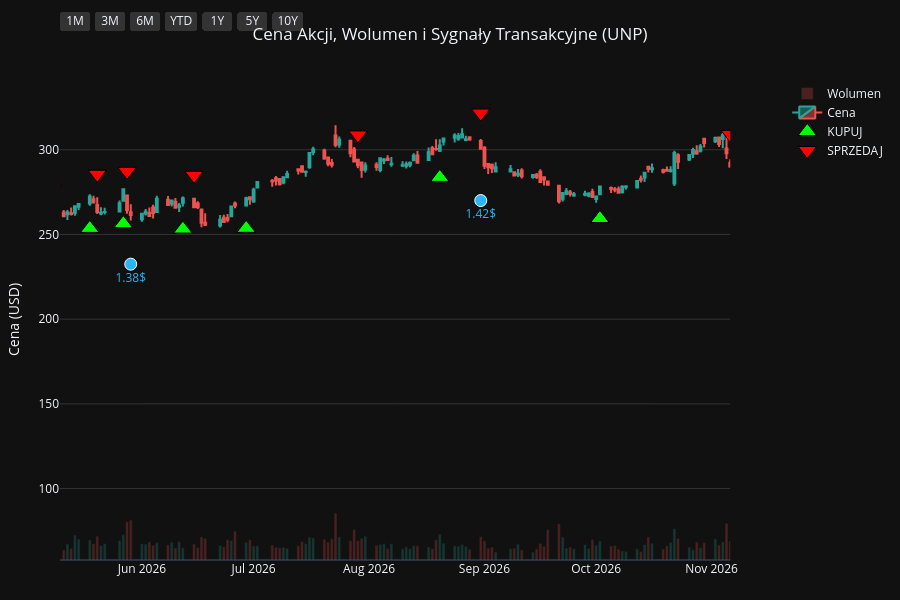
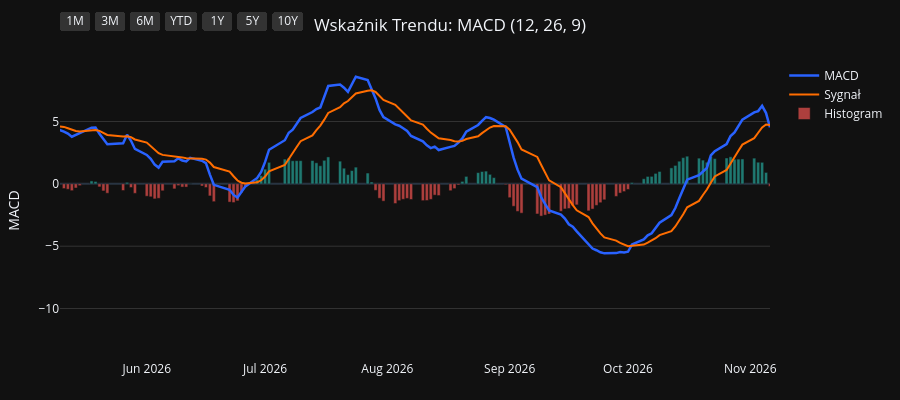
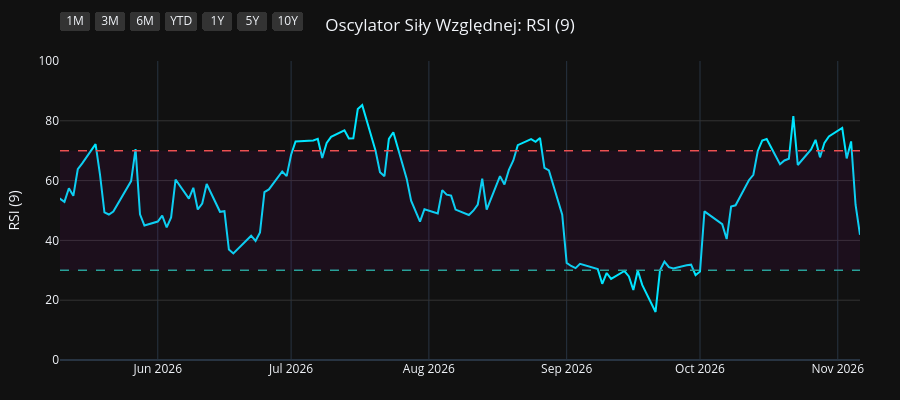
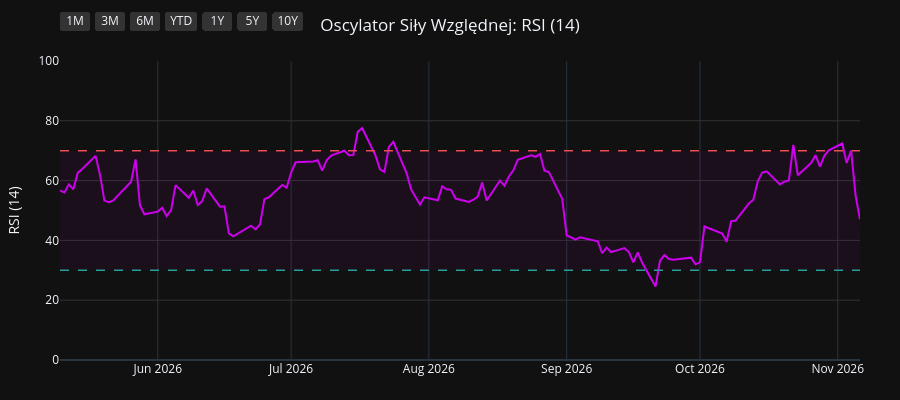

These figures' notebook cell, in order:
### Code cell
import os
import yfinance as yf
import pandas as pd
import pandas_ta as ta
import plotly.graph_objects as go
from plotly.subplots import make_subplots

# 1. Pobranie i przygotowanie danych
symbol = os.environ.get("STOCK_TICKER", "").strip().upper()
if not symbol:
    raise RuntimeError("Set STOCK_TICKER before running price_extractor.ipynb")
df = yf.Ticker(symbol).history(period="10y")
df.index = df.index.tz_localize(None)

# Wskaźniki i sygnały
df.ta.macd(fast=12, slow=26, signal=9, append=True)
df.ta.rsi(length=9, append=True)
df.ta.rsi(length=14, append=True)
df.ta.rsi(length=21, append=True)
df.dropna(inplace=True)

macd = df['MACD_12_26_9']
signal = df['MACDs_12_26_9']
wczorajszy_macd = macd.shift(1)
wczorajszy_signal = signal.shift(1)

df['Decyzja'] = 'BRAK'
df.loc[(macd > signal) & (wczorajszy_macd <= wczorajszy_signal), 'Decyzja'] = 'KUPUJ'
df.loc[(macd < signal) & (wczorajszy_macd >= wczorajszy_signal), 'Decyzja'] = 'SPRZEDAJ'

df_kupuj = df[df['Decyzja'] == 'KUPUJ']
df_sprzedaj = df[df['Decyzja'] == 'SPRZEDAJ']
df_dywidendy = df[df['Dividends'] > 0]
df_splity = df[df['Stock Splits'] > 0]

# Wspólna konfiguracja osi X
konfiguracja_osi_x = dict(
    type="date",
    showspikes=True, spikemode="across", spikesnap="cursor", spikedash="dot", spikecolor="#ffffff", spikethickness=1, hoverformat="%Y-%m-%d",
    rangeselector=dict(
        buttons=list([
            dict(count=1, label="1M", step="month", stepmode="backward"),
            dict(count=3, label="3M", step="month", stepmode="backward"),
            dict(count=6, label="6M", step="month", stepmode="backward"),
            dict(count=1, label="YTD", step="year", stepmode="todate"),
            dict(count=1, label="1Y", step="year", stepmode="backward"),
            dict(count=5, label="5Y", step="year", stepmode="backward"),
            dict(step="all", label="10Y")
        ]),
        bgcolor="#333333", activecolor="#2962ff", x=0, y=1.1
    )
)

# ==========================================
# WYKRES 1: CENA + WOLUMEN + SYGNAŁY
# ==========================================
fig1 = make_subplots(specs=[[{"secondary_y": True}]])

kolory_wolumenu = ['#26a69a' if row['Close'] >= row['Open'] else '#ef5350' for index, row in df.iterrows()]
fig1.add_trace(go.Bar(x=df.index, y=df['Volume'], marker_color=kolory_wolumenu, opacity=0.25, name='Wolumen'), secondary_y=True)
fig1.add_trace(go.Candlestick(x=df.index, open=df['Open'], high=df['High'], low=df['Low'], close=df['Close'], name='Cena', increasing_line_color='#26a69a', decreasing_line_color='#ef5350'), secondary_y=False)
fig1.add_trace(go.Scatter(x=df_kupuj.index, y=df_kupuj['Low'] * 0.95, customdata=df_kupuj[['Low', 'High']], mode='markers', marker=dict(symbol='triangle-up', size=16, color='#00ff00', line=dict(width=1, color='black')), name='KUPUJ', hovertemplate='KUPUJ<br>Najniższa: %{customdata[0]:.2f}<br>Najwyższa: %{customdata[1]:.2f}<extra></extra>'), secondary_y=False)
fig1.add_trace(go.Scatter(x=df_sprzedaj.index, y=df_sprzedaj['High'] * 1.05, customdata=df_sprzedaj[['Low', 'High']], mode='markers', marker=dict(symbol='triangle-down', size=16, color='#ff0000', line=dict(width=1, color='black')), name='SPRZEDAJ', hovertemplate='SPRZEDAJ<br>Najniższa: %{customdata[0]:.2f}<br>Najwyższa: %{customdata[1]:.2f}<extra></extra>'), secondary_y=False)

if not df_dywidendy.empty:
    fig1.add_trace(go.Scatter(x=df_dywidendy.index, y=df_dywidendy['Low'] * 0.90, mode='markers+text', marker=dict(symbol='circle', size=12, color='#29b6f6', line=dict(width=1, color='white')), text=df_dywidendy['Dividends'].apply(lambda x: f"{x}$"), textposition="bottom center", name='Dywidenda', showlegend=False, hovertemplate='Dywidenda: %{text}<extra></extra>', textfont=dict(color="#29b6f6")), secondary_y=False)
if not df_splity.empty:
                    fig1.add_trace(go.Scatter(x=df_splity.index, y=df_splity['High'], mode='markers+text', marker=dict(symbol='star', size=16, color='#ffee58', line=dict(width=1, color='black')), text=df_splity['Stock Splits'].apply(lambda x: f"{x:g}:1" if x >= 1 else f"1:{1 / x:g}"), textposition="top center", name='Split', hovertemplate='%{text}<extra></extra>', textfont=dict(color="#ffee58")), secondary_y=False)

fig1.update_layout(title=dict(text=f"Cena Akcji, Wolumen i Sygnały Transakcyjne ({symbol})", x=0.5, xanchor='center'), dragmode='pan', xaxis_rangeslider_visible=False, template='plotly_dark', height=600, hovermode='x unified', margin=dict(l=60, r=40, t=60, b=40))
fig1.update_xaxes(**konfiguracja_osi_x)
fig1.update_xaxes(range=[df.index.max() - pd.Timedelta(days=180), df.index.max()])
fig1.update_yaxes(title_text="Cena (USD)", secondary_y=False, gridcolor='#333333')
fig1.update_yaxes(range=[0, df['Volume'].max() * 4], showgrid=False, showticklabels=False, secondary_y=True)
fig1.show(config={'scrollZoom': True})

# ==========================================
# WYKRES 2: WSKAŹNIK MACD
# ==========================================
fig2 = go.Figure()
fig2.add_trace(go.Scatter(x=df.index, y=df['MACD_12_26_9'], line=dict(color='#2962ff', width=2.5), name='MACD'))
fig2.add_trace(go.Scatter(x=df.index, y=df['MACDs_12_26_9'], line=dict(color='#ff6d00', width=2), name='Sygnał'))
kolory_macd = ['#26a69a' if val >= 0 else '#ef5350' for val in df['MACDh_12_26_9']]
fig2.add_trace(go.Bar(x=df.index, y=df['MACDh_12_26_9'], marker_color=kolory_macd, name='Histogram', opacity=0.7))
fig2.update_layout(title=dict(text="Wskaźnik Trendu: MACD (12, 26, 9)", x=0.5, xanchor='center'), dragmode='pan', xaxis_rangeslider_visible=False, template='plotly_dark', height=400, hovermode='x unified', margin=dict(l=60, r=40, t=60, b=40))
fig2.update_xaxes(**konfiguracja_osi_x)
fig2.update_xaxes(range=[df.index.max() - pd.Timedelta(days=180), df.index.max()])
fig2.update_yaxes(title_text="MACD", gridcolor='#333333')
fig2.show(config={'scrollZoom': True})

# ==========================================
# WYKRES 3: OSCYLATOR RSI (9)
# ==========================================
fig3 = go.Figure()
fig3.add_trace(go.Scatter(x=df.index, y=df['RSI_9'], line=dict(color='#00e5ff', width=2), name='RSI (9)'))
fig3.add_hline(y=70, line_dash="dash", line_color="#ef5350", line_width=1.5)
fig3.add_hline(y=30, line_dash="dash", line_color="#26a69a", line_width=1.5)
fig3.add_hrect(y0=30, y1=70, line_width=0, fillcolor="purple", opacity=0.1)
fig3.update_layout(title=dict(text="Oscylator Siły Względnej: RSI (9)", x=0.5, xanchor='center'), dragmode='pan', xaxis_rangeslider_visible=False, template='plotly_dark', height=400, hovermode='x unified', margin=dict(l=60, r=40, t=60, b=40))
fig3.update_xaxes(**konfiguracja_osi_x)
fig3.update_xaxes(range=[df.index.max() - pd.Timedelta(days=180), df.index.max()])
fig3.update_yaxes(title_text="RSI (9)", range=[0, 100], gridcolor='#333333')
fig3.show(config={'scrollZoom': True})

# ==========================================
# WYKRES 4: OSCYLATOR RSI (14)
# ==========================================
fig4 = go.Figure()
fig4.add_trace(go.Scatter(x=df.index, y=df['RSI_14'], line=dict(color='#d500f9', width=2), name='RSI (14)'))
fig4.add_hline(y=70, line_dash="dash", line_color="#ef5350", line_width=1.5)
fig4.add_hline(y=30, line_dash="dash", line_color="#26a69a", line_width=1.5)
fig4.add_hrect(y0=30, y1=70, line_width=0, fillcolor="purple", opacity=0.1)
fig4.update_layout(title=dict(text="Oscylator Siły Względnej: RSI (14)", x=0.5, xanchor='center'), dragmode='pan', xaxis_rangeslider_visible=False, template='plotly_dark', height=400, hovermode='x unified', margin=dict(l=60, r=40, t=60, b=40))
fig4.update_xaxes(**konfiguracja_osi_x)
fig4.update_xaxes(range=[df.index.max() - pd.Timedelta(days=180), df.index.max()])
fig4.update_yaxes(title_text="RSI (14)", range=[0, 100], gridcolor='#333333')
fig4.show(config={'scrollZoom': True})

# ==========================================
# WYKRES 5: OSCYLATOR RSI (21)
# ==========================================
fig5 = go.Figure()
fig5.add_trace(go.Scatter(x=df.index, y=df['RSI_21'], line=dict(color='#64dd17', width=2), name='RSI (21)'))
fig5.add_hline(y=70, line_dash="dash", line_color="#ef5350", line_width=1.5)
fig5.add_hline(y=30, line_dash="dash", line_color="#26a69a", line_width=1.5)
fig5.add_hrect(y0=30, y1=70, line_width=0, fillcolor="purple", opacity=0.1)
fig5.update_layout(title=dict(text="Oscylator Siły Względnej: RSI (21)", x=0.5, xanchor='center'), dragmode='pan', xaxis_rangeslider_visible=False, template='plotly_dark', height=400, hovermode='x unified', margin=dict(l=60, r=40, t=60, b=40))
fig5.update_xaxes(**konfiguracja_osi_x)
fig5.update_xaxes(range=[df.index.max() - pd.Timedelta(days=180), df.index.max()])
fig5.update_yaxes(title_text="RSI (21)", range=[0, 100], gridcolor='#333333')
fig5.show(config={'scrollZoom': True})

### Figure 1 — Plotly figure (JSON) as saved in the notebook; plotly's stock layout.template omitted (floating-point values rounded to 4 significant figures; data arrays with more than 128 entries replaced by an {"elided": "..."} marker saying what was removed)
{"data": [{"marker": {"color": {"elided": "2481 str values"}}, "name": "Wolumen", "opacity": 0.25, "type": "bar", "x": {"elided": "2481 str values"}, "xaxis": "x", "y": {"elided": "2481 int values"}, "yaxis": "y2"}, {"close": {"elided": "2481 float values"}, "decreasing": {"line": {"color": "#ef5350"}}, "high": {"elided": "2481 float values"}, "increasing": {"line": {"color": "#26a69a"}}, "low": {"elided": "2481 float values"}, "name": "Cena", "open": {"elided": "2481 float values"}, "type": "candlestick", "x": {"elided": "2481 str values"}, "xaxis": "x", "yaxis": "y"}, {"customdata": {"elided": "95x2 float values"}, "hovertemplate": "KUPUJ<br>Najniższa: %{customdata[0]:.2f}<br>Najwyższa: %{customdata[1]:.2f}<extra></extra>", "marker": {"color": "#00ff00", "line": {"color": "black", "width": 1}, "size": 16, "symbol": "triangle-up"}, "mode": "markers", "name": "KUPUJ", "type": "scatter", "x": ["2017-01-20T00:00:00", "2017-02-17T00:00:00", "2017-03-30T00:00:00", "2017-05-30T00:00:00", "2017-06-13T00:00:00", "2017-07-12T00:00:00", "2017-08-09T00:00:00", "2017-10-27T00:00:00", "2017-11-28T00:00:00", "2018-01-09T00:00:00", "2018-02-16T00:00:00", "2018-03-08T00:00:00", "2018-04-13T00:00:00", "2018-05-08T00:00:00", "2018-07-10T00:00:00", "2018-07-23T00:00:00", "2018-09-05T00:00:00", "2018-11-02T00:00:00", "2018-11-28T00:00:00", "2019-01-04T00:00:00", "2019-02-12T00:00:00", "2019-04-01T00:00:00", "2019-04-12T00:00:00", "2019-04-17T00:00:00", "2019-06-10T00:00:00", "2019-06-28T00:00:00", "2019-09-05T00:00:00", "2019-10-14T00:00:00", "2019-12-16T00:00:00", "2020-01-16T00:00:00", "2020-02-06T00:00:00", "2020-03-26T00:00:00", "2020-05-20T00:00:00", "2020-07-15T00:00:00", "2020-08-07T00:00:00", "2020-09-15T00:00:00", "2020-10-07T00:00:00", "2020-11-06T00:00:00", "2020-12-30T00:00:00", "2021-02-11T00:00:00", "2021-03-08T00:00:00", "2021-03-25T00:00:00", "2021-05-07T00:00:00", "2021-06-02T00:00:00", "2021-07-01T00:00:00", "2021-07-26T00:00:00", "2021-08-03T00:00:00", "2021-09-28T00:00:00", "2021-10-01T00:00:00", "2021-12-09T00:00:00", "2021-12-28T00:00:00", "2022-02-02T00:00:00", "2022-02-15T00:00:00", "2022-02-25T00:00:00", "2022-03-02T00:00:00", "2022-05-16T00:00:00", "2022-05-26T00:00:00", "2022-06-24T00:00:00", "2022-07-15T00:00:00", "2022-10-13T00:00:00", "2022-12-14T00:00:00", "2023-01-10T00:00:00", "2023-02-02T00:00:00", "2023-02-27T00:00:00", "2023-03-28T00:00:00", "2023-05-05T00:00:00", "2023-06-02T00:00:00", "2023-07-11T00:00:00", "2023-10-10T00:00:00", "2023-10-31T00:00:00", "2024-01-30T00:00:00", "2024-02-22T00:00:00", "2024-04-25T00:00:00", "2024-06-21T00:00:00", "2024-08-19T00:00:00", "2024-10-15T00:00:00", "2024-11-06T00:00:00", "2024-11-21T00:00:00", "2025-01-02T00:00:00", "2025-02-13T00:00:00", "2025-04-02T00:00:00", "2025-04-22T00:00:00", "2025-06-09T00:00:00", "2025-06-23T00:00:00", "2025-08-19T00:00:00", "2025-09-18T00:00:00", "2025-11-10T00:00:00", "2026-01-26T00:00:00", "2026-04-01T00:00:00", "2026-05-18T00:00:00", "2026-05-27T00:00:00", "2026-06-12T00:00:00", "2026-06-29T00:00:00", "2026-08-20T00:00:00", "2026-10-02T00:00:00"], "xaxis": "x", "y": [81.79, 82.83, 81.26, 85.19, 85.35, 84.45, 79.53, 90.9, 90.92, 109.3, 104.4, 102.8, 105.4, 105.9, 113.3, 112.1, 119.9, 117.8, 116.9, 107.8, 132.1, 135.8, 134.5, 135.9, 139.3, 134.9, 132.1, 129.4, 145.8, 148.2, 151.4, 110.4, 135.3, 143.7, 148.5, 166.2, 167.4, 157.4, 171.2, 171.0, 176.7, 178.1, 190.0, 188.9, 186.9, 184.6, 183.4, 169.5, 167.4, 208.8, 210.9, 209.8, 208.5, 207.0, 208.2, 194.8, 187.0, 181.1, 179.2, 162.0, 187.6, 183.1, 180.5, 184.2, 169.7, 174.0, 174.1, 181.3, 181.6, 182.0, 216.7, 223.7, 212.2, 201.7, 220.7, 223.0, 220.2, 212.4, 208.7, 226.1, 215.6, 197.6, 206.4, 205.1, 203.5, 201.7, 205.4, 214.7, 227.7, 253.6, 256.4, 253.2, 253.6, 283.7, 259.4], "yaxis": "y"}, {"customdata": {"elided": "95x2 float values"}, "hovertemplate": "SPRZEDAJ<br>Najniższa: %{customdata[0]:.2f}<br>Najwyższa: %{customdata[1]:.2f}<extra></extra>", "marker": {"color": "#ff0000", "line": {"color": "black", "width": 1}, "size": 16, "symbol": "triangle-down"}, "mode": "markers", "name": "SPRZEDAJ", "type": "scatter", "x": ["2017-02-01T00:00:00", "2017-02-22T00:00:00", "2017-05-09T00:00:00", "2017-06-08T00:00:00", "2017-06-20T00:00:00", "2017-07-20T00:00:00", "2017-10-04T00:00:00", "2017-11-13T00:00:00", "2017-12-29T00:00:00", "2018-01-16T00:00:00", "2018-03-02T00:00:00", "2018-03-23T00:00:00", "2018-04-26T00:00:00", "2018-06-04T00:00:00", "2018-07-11T00:00:00", "2018-08-15T00:00:00", "2018-10-02T00:00:00", "2018-11-21T00:00:00", "2018-12-12T00:00:00", "2019-02-07T00:00:00", "2019-02-25T00:00:00", "2019-04-11T00:00:00", "2019-04-16T00:00:00", "2019-05-07T00:00:00", "2019-06-13T00:00:00", "2019-08-05T00:00:00", "2019-09-25T00:00:00", "2019-11-15T00:00:00", "2020-01-06T00:00:00", "2020-01-27T00:00:00", "2020-02-14T00:00:00", "2020-05-11T00:00:00", "2020-06-11T00:00:00", "2020-07-30T00:00:00", "2020-08-31T00:00:00", "2020-09-21T00:00:00", "2020-10-21T00:00:00", "2020-12-03T00:00:00", "2021-01-21T00:00:00", "2021-03-04T00:00:00", "2021-03-22T00:00:00", "2021-04-15T00:00:00", "2021-05-12T00:00:00", "2021-06-08T00:00:00", "2021-07-13T00:00:00", "2021-07-27T00:00:00", "2021-08-24T00:00:00", "2021-09-30T00:00:00", "2021-11-05T00:00:00", "2021-12-14T00:00:00", "2022-01-11T00:00:00", "2022-02-04T00:00:00", "2022-02-24T00:00:00", "2022-03-01T00:00:00", "2022-04-01T00:00:00", "2022-05-19T00:00:00", "2022-06-13T00:00:00", "2022-07-14T00:00:00", "2022-08-24T00:00:00", "2022-12-05T00:00:00", "2022-12-15T00:00:00", "2023-01-19T00:00:00", "2023-02-10T00:00:00", "2023-03-10T00:00:00", "2023-04-26T00:00:00", "2023-05-23T00:00:00", "2023-07-06T00:00:00", "2023-08-08T00:00:00", "2023-10-26T00:00:00", "2024-01-02T00:00:00", "2024-02-13T00:00:00", "2024-03-06T00:00:00", "2024-05-21T00:00:00", "2024-08-05T00:00:00", "2024-09-09T00:00:00", "2024-10-24T00:00:00", "2024-11-19T00:00:00", "2024-12-04T00:00:00", "2025-02-06T00:00:00", "2025-02-19T00:00:00", "2025-04-03T00:00:00", "2025-05-29T00:00:00", "2025-06-17T00:00:00", "2025-07-15T00:00:00", "2025-09-08T00:00:00", "2025-10-10T00:00:00", "2025-12-19T00:00:00", "2026-02-27T00:00:00", "2026-05-08T00:00:00", "2026-05-20T00:00:00", "2026-05-28T00:00:00", "2026-06-15T00:00:00", "2026-07-29T00:00:00", "2026-08-31T00:00:00", "2026-11-06T00:00:00"], "xaxis": "x", "y": [91.64, 92.8, 94.34, 94.35, 95.65, 93.52, 98.73, 100.5, 117.7, 123.3, 112.6, 119.7, 116.5, 129.7, 125.2, 131.1, 145.0, 127.4, 133.7, 143.1, 151.2, 148.7, 149.9, 156.5, 152.4, 153.4, 149.2, 159.5, 163.1, 166.6, 168.0, 143.9, 155.8, 161.6, 180.6, 181.3, 186.2, 189.8, 200.6, 192.0, 196.0, 208.6, 210.3, 208.6, 206.7, 205.8, 209.4, 189.8, 225.4, 231.7, 236.8, 232.0, 228.9, 233.5, 259.9, 208.7, 199.8, 196.2, 227.7, 204.6, 206.1, 201.7, 198.7, 197.1, 188.6, 192.4, 198.4, 225.1, 202.8, 243.1, 243.4, 253.3, 238.5, 237.8, 253.3, 235.0, 235.1, 238.9, 248.3, 252.8, 236.7, 227.1, 228.9, 239.1, 226.3, 240.5, 243.6, 277.0, 276.8, 285.5, 287.3, 284.9, 308.8, 321.7, 309.1], "yaxis": "y"}, {"hovertemplate": "Dywidenda: %{text}<extra></extra>", "marker": {"color": "#29b6f6", "line": {"color": "white", "width": 1}, "size": 12, "symbol": "circle"}, "mode": "markers+text", "name": "Dywidenda", "showlegend": false, "text": ["0.605$", "0.605$", "0.605$", "0.665$", "0.73$", "0.73$", "0.8$", "0.8$", "0.88$", "0.88$", "0.97$", "0.97$", "0.97$", "0.97$", "0.97$", "0.97$", "0.97$", "1.07$", "1.07$", "1.18$", "1.18$", "1.3$", "1.3$", "1.3$", "1.3$", "1.3$", "1.3$", "1.3$", "1.3$", "1.3$", "1.34$", "1.34$", "1.34$", "1.34$", "1.38$", "1.38$", "1.38$", "1.38$", "1.42$"], "textfont": {"color": "#29b6f6"}, "textposition": "bottom center", "type": "scatter", "x": ["2017-02-24T00:00:00", "2017-05-26T00:00:00", "2017-08-29T00:00:00", "2017-11-29T00:00:00", "2018-02-27T00:00:00", "2018-05-30T00:00:00", "2018-08-30T00:00:00", "2018-11-29T00:00:00", "2019-02-27T00:00:00", "2019-05-30T00:00:00", "2019-08-29T00:00:00", "2019-11-27T00:00:00", "2020-02-27T00:00:00", "2020-05-28T00:00:00", "2020-08-28T00:00:00", "2020-11-27T00:00:00", "2021-02-25T00:00:00", "2021-05-27T00:00:00", "2021-08-30T00:00:00", "2021-12-17T00:00:00", "2022-02-25T00:00:00", "2022-05-27T00:00:00", "2022-08-30T00:00:00", "2022-12-16T00:00:00", "2023-02-27T00:00:00", "2023-05-30T00:00:00", "2023-08-30T00:00:00", "2023-12-07T00:00:00", "2024-02-28T00:00:00", "2024-05-31T00:00:00", "2024-08-30T00:00:00", "2024-12-09T00:00:00", "2025-02-28T00:00:00", "2025-05-30T00:00:00", "2025-08-29T00:00:00", "2025-12-05T00:00:00", "2026-02-27T00:00:00", "2026-05-29T00:00:00", "2026-08-31T00:00:00"], "xaxis": "x", "y": [76.88, 79.78, 76.45, 87.83, 99.94, 108.4, 112.6, 113.7, 128.1, 128.9, 122.1, 136.5, 122.0, 132.9, 152.2, 162.5, 165.6, 178.5, 175.9, 195.7, 196.1, 180.3, 184.4, 170.8, 174.5, 160.2, 186.7, 195.3, 214.0, 194.5, 216.9, 200.6, 211.1, 193.0, 195.0, 208.3, 233.1, 232.5, 270.0], "yaxis": "y"}], "layout": {"dragmode": "pan", "height": 600, "hovermode": "x unified", "margin": {"b": 40, "l": 60, "r": 40, "t": 60}, "title": {"text": "Cena Akcji, Wolumen i Sygnały Transakcyjne (UNP)", "x": 0.5, "xanchor": "center"}, "xaxis": {"anchor": "y", "domain": [0.0, 0.94], "hoverformat": "%Y-%m-%d", "range": ["2026-05-10T00:00:00", "2026-11-06T00:00:00"], "rangeselector": {"activecolor": "#2962ff", "bgcolor": "#333333", "buttons": [{"count": 1, "label": "1M", "step": "month", "stepmode": "backward"}, {"count": 3, "label": "3M", "step": "month", "stepmode": "backward"}, {"count": 6, "label": "6M", "step": "month", "stepmode": "backward"}, {"count": 1, "label": "YTD", "step": "year", "stepmode": "todate"}, {"count": 1, "label": "1Y", "step": "year", "stepmode": "backward"}, {"count": 5, "label": "5Y", "step": "year", "stepmode": "backward"}, {"label": "10Y", "step": "all"}], "x": 0, "y": 1.1}, "rangeslider": {"visible": false}, "showspikes": true, "spikecolor": "#ffffff", "spikedash": "dot", "spikemode": "across", "spikesnap": "cursor", "spikethickness": 1, "type": "date"}, "yaxis": {"anchor": "x", "domain": [0.0, 1.0], "gridcolor": "#333333", "title": {"text": "Cena (USD)"}}, "yaxis2": {"anchor": "x", "overlaying": "y", "range": [0, 76364000], "showgrid": false, "showticklabels": false, "side": "right"}}}

### Figure 2 — Plotly figure (JSON) as saved in the notebook; plotly's stock layout.template omitted (floating-point values rounded to 4 significant figures; data arrays with more than 128 entries replaced by an {"elided": "..."} marker saying what was removed)
{"data": [{"line": {"color": "#2962ff", "width": 2.5}, "name": "MACD", "type": "scatter", "x": {"elided": "2481 str values"}, "y": {"elided": "2481 float values"}}, {"line": {"color": "#ff6d00", "width": 2}, "name": "Sygnał", "type": "scatter", "x": {"elided": "2481 str values"}, "y": {"elided": "2481 float values"}}, {"marker": {"color": {"elided": "2481 str values"}}, "name": "Histogram", "opacity": 0.7, "type": "bar", "x": {"elided": "2481 str values"}, "y": {"elided": "2481 float values"}}], "layout": {"dragmode": "pan", "height": 400, "hovermode": "x unified", "margin": {"b": 40, "l": 60, "r": 40, "t": 60}, "title": {"text": "Wskaźnik Trendu: MACD (12, 26, 9)", "x": 0.5, "xanchor": "center"}, "xaxis": {"hoverformat": "%Y-%m-%d", "range": ["2026-05-10T00:00:00", "2026-11-06T00:00:00"], "rangeselector": {"activecolor": "#2962ff", "bgcolor": "#333333", "buttons": [{"count": 1, "label": "1M", "step": "month", "stepmode": "backward"}, {"count": 3, "label": "3M", "step": "month", "stepmode": "backward"}, {"count": 6, "label": "6M", "step": "month", "stepmode": "backward"}, {"count": 1, "label": "YTD", "step": "year", "stepmode": "todate"}, {"count": 1, "label": "1Y", "step": "year", "stepmode": "backward"}, {"count": 5, "label": "5Y", "step": "year", "stepmode": "backward"}, {"label": "10Y", "step": "all"}], "x": 0, "y": 1.1}, "rangeslider": {"visible": false}, "showspikes": true, "spikecolor": "#ffffff", "spikedash": "dot", "spikemode": "across", "spikesnap": "cursor", "spikethickness": 1, "type": "date"}, "yaxis": {"gridcolor": "#333333", "title": {"text": "MACD"}}}}

### Figure 3 — Plotly figure (JSON) as saved in the notebook; plotly's stock layout.template omitted (floating-point values rounded to 4 significant figures; data arrays with more than 128 entries replaced by an {"elided": "..."} marker saying what was removed)
{"data": [{"line": {"color": "#00e5ff", "width": 2}, "name": "RSI (9)", "type": "scatter", "x": {"elided": "2481 str values"}, "y": {"elided": "2481 float values"}}], "layout": {"dragmode": "pan", "height": 400, "hovermode": "x unified", "margin": {"b": 40, "l": 60, "r": 40, "t": 60}, "shapes": [{"line": {"color": "#ef5350", "dash": "dash", "width": 1.5}, "type": "line", "x0": 0, "x1": 1, "xref": "x domain", "y0": 70, "y1": 70, "yref": "y"}, {"line": {"color": "#26a69a", "dash": "dash", "width": 1.5}, "type": "line", "x0": 0, "x1": 1, "xref": "x domain", "y0": 30, "y1": 30, "yref": "y"}, {"fillcolor": "purple", "line": {"width": 0}, "opacity": 0.1, "type": "rect", "x0": 0, "x1": 1, "xref": "x domain", "y0": 30, "y1": 70, "yref": "y"}], "title": {"text": "Oscylator Siły Względnej: RSI (9)", "x": 0.5, "xanchor": "center"}, "xaxis": {"hoverformat": "%Y-%m-%d", "range": ["2026-05-10T00:00:00", "2026-11-06T00:00:00"], "rangeselector": {"activecolor": "#2962ff", "bgcolor": "#333333", "buttons": [{"count": 1, "label": "1M", "step": "month", "stepmode": "backward"}, {"count": 3, "label": "3M", "step": "month", "stepmode": "backward"}, {"count": 6, "label": "6M", "step": "month", "stepmode": "backward"}, {"count": 1, "label": "YTD", "step": "year", "stepmode": "todate"}, {"count": 1, "label": "1Y", "step": "year", "stepmode": "backward"}, {"count": 5, "label": "5Y", "step": "year", "stepmode": "backward"}, {"label": "10Y", "step": "all"}], "x": 0, "y": 1.1}, "rangeslider": {"visible": false}, "showspikes": true, "spikecolor": "#ffffff", "spikedash": "dot", "spikemode": "across", "spikesnap": "cursor", "spikethickness": 1, "type": "date"}, "yaxis": {"gridcolor": "#333333", "range": [0, 100], "title": {"text": "RSI (9)"}}}}

### Figure 4 — Plotly figure (JSON) as saved in the notebook; plotly's stock layout.template omitted (floating-point values rounded to 4 significant figures; data arrays with more than 128 entries replaced by an {"elided": "..."} marker saying what was removed)
{"data": [{"line": {"color": "#d500f9", "width": 2}, "name": "RSI (14)", "type": "scatter", "x": {"elided": "2481 str values"}, "y": {"elided": "2481 float values"}}], "layout": {"dragmode": "pan", "height": 400, "hovermode": "x unified", "margin": {"b": 40, "l": 60, "r": 40, "t": 60}, "shapes": [{"line": {"color": "#ef5350", "dash": "dash", "width": 1.5}, "type": "line", "x0": 0, "x1": 1, "xref": "x domain", "y0": 70, "y1": 70, "yref": "y"}, {"line": {"color": "#26a69a", "dash": "dash", "width": 1.5}, "type": "line", "x0": 0, "x1": 1, "xref": "x domain", "y0": 30, "y1": 30, "yref": "y"}, {"fillcolor": "purple", "line": {"width": 0}, "opacity": 0.1, "type": "rect", "x0": 0, "x1": 1, "xref": "x domain", "y0": 30, "y1": 70, "yref": "y"}], "title": {"text": "Oscylator Siły Względnej: RSI (14)", "x": 0.5, "xanchor": "center"}, "xaxis": {"hoverformat": "%Y-%m-%d", "range": ["2026-05-10T00:00:00", "2026-11-06T00:00:00"], "rangeselector": {"activecolor": "#2962ff", "bgcolor": "#333333", "buttons": [{"count": 1, "label": "1M", "step": "month", "stepmode": "backward"}, {"count": 3, "label": "3M", "step": "month", "stepmode": "backward"}, {"count": 6, "label": "6M", "step": "month", "stepmode": "backward"}, {"count": 1, "label": "YTD", "step": "year", "stepmode": "todate"}, {"count": 1, "label": "1Y", "step": "year", "stepmode": "backward"}, {"count": 5, "label": "5Y", "step": "year", "stepmode": "backward"}, {"label": "10Y", "step": "all"}], "x": 0, "y": 1.1}, "rangeslider": {"visible": false}, "showspikes": true, "spikecolor": "#ffffff", "spikedash": "dot", "spikemode": "across", "spikesnap": "cursor", "spikethickness": 1, "type": "date"}, "yaxis": {"gridcolor": "#333333", "range": [0, 100], "title": {"text": "RSI (14)"}}}}
